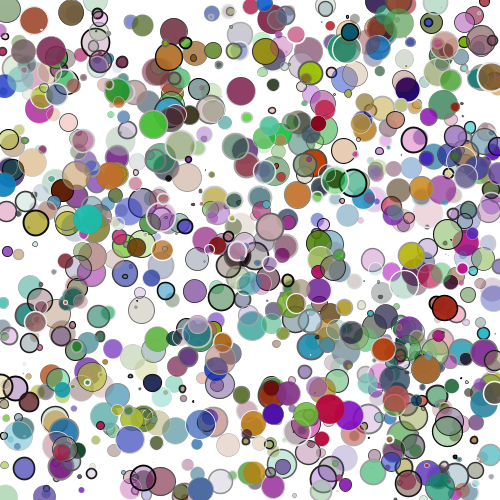
Frame 1 (no input)
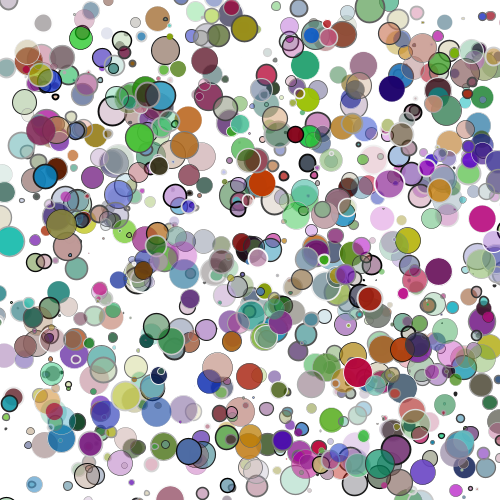
Frame 60 (the mouse pressed at the canvas centre just before this capture)
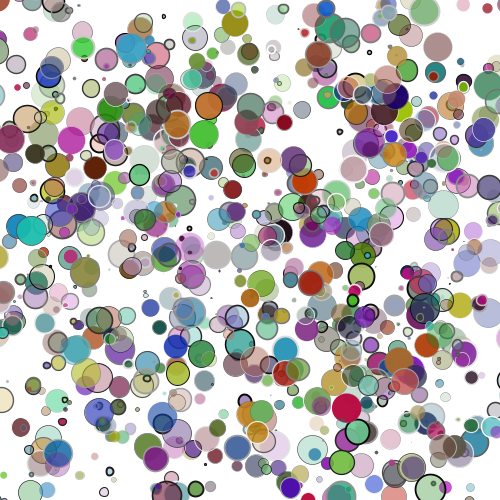
Frame 120 (the mouse held since frame 60 and released just before this capture)

The Processing sketch that drew these frames (run headless with seeded random() and noise(); from frame 60 on, the mouse is pressed at the canvas centre):

// Processing sketch: processing_116749
// ── processing_116749.pde

class cell {

  float xloc;
  float yloc;
  float diam;
  float cellred, cellgreen, cellblue,cellalpha;
  float lineweight;
  boolean isseed;
 
  cell(){
   xloc=random(0,500);
    yloc=random(0,500);
    diam=random(30);
    isseed = false;
    cellred=random(200);
    cellgreen=random(200);
    cellblue=random(200);
    cellalpha=random(50,255);
    lineweight=2;
  }
 void display(){
   strokeWeight (random(lineweight));
   stroke(random(255));
   fill(cellred,cellgreen, cellblue,cellalpha);
   ellipse(xloc,yloc,diam,diam); 
 }
void update(){
xloc=xloc+random(-7,7);
yloc=yloc+random(-7,7);
}} 
 
cell[]  mycells = new cell[1000]; 
void setup(){ 

size (500,500);
for (int i=0; i<mycells.length; i++){
mycells[i] = new cell();  } //search about "new" command

}
 
 void draw(){
   background(255);
for (int i=0; i<mycells.length; i++){   
     
   mycells[i].display();    
   mycells[i].update();
   frameRate(15);
 }
 }
